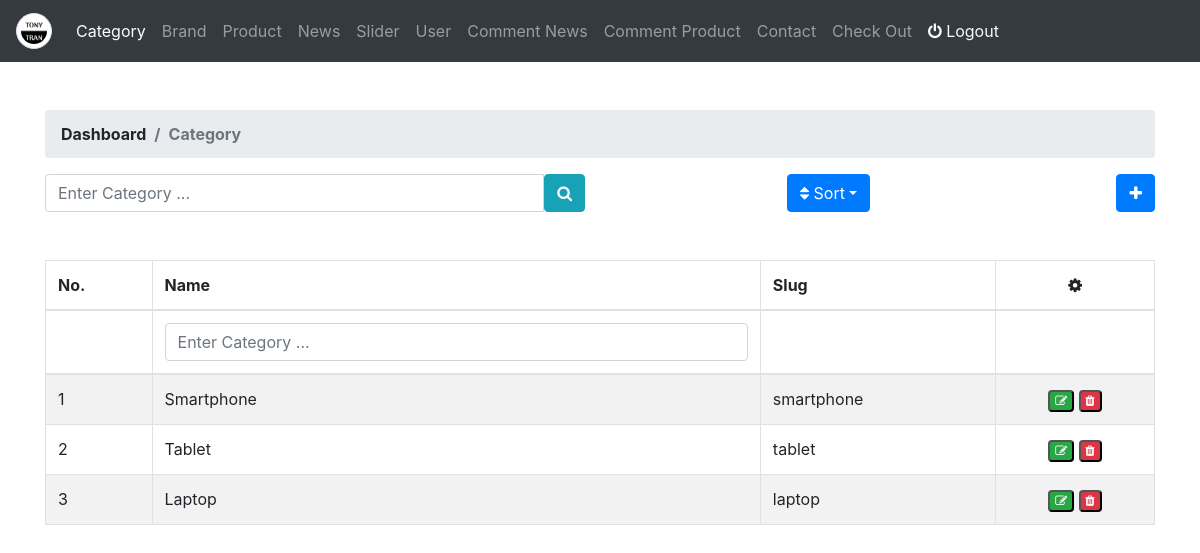
The app's page /admin/category/index (signed in) with its own data.
### tables this page shows
CREATE TABLE `categories` (
  `id` int(11) UNSIGNED NOT NULL,
  `name` varchar(255) NOT NULL,
  `slug` varchar(255) NOT NULL,
  `create_at` timestamp NOT NULL DEFAULT CURRENT_TIMESTAMP,
  `update_at` timestamp NULL DEFAULT NULL ON UPDATE CURRENT_TIMESTAMP
);

### controllers/CategoryController.php (called while the page is built, shortened)
<?php
class CategoryController
{
    private $category;
    public function __construct()
    {
        $this->category = new Category();
    }
    public function index()
    {
    	$category = $this->category->all();
    	require_once '../views/admin/header.php';
 		require_once '../views/admin/category/list.php';
 		require_once '../views/admin/footer.php';
    }
}
?>

### models/Connection.php (called while the page is built, shortened)
<?php
class Connection
{
	public function __construct()
	{
		$this->connect = $this->connect();
	}
	private function connect()
	{
		$servername = "localhost";
		$dbname = "ecommerce_php";
		$username = "root";
		$password = "";
		try {
			$connect = new PDO("mysql:host=$servername; dbname=$dbname", $username, $password);
			$connect->setAttribute(PDO::ATTR_ERRMODE, PDO::ERRMODE_EXCEPTION);
		} catch (Exception $e) {
			echo $e->getMessage();
		}
		return $connect;
	}
}
?>

### models/Model.php (called while the page is built, shortened)
<?php
require_once 'Connection.php';
class Model extends Connection
{
	protected $table;
	public function all()
	{
		$data = array();
		$query = "SELECT * FROM ".$this->table;
		$stmt = $this->connect->prepare($query);
		if($stmt->execute())
		{
			$result = $stmt->fetchAll();
			foreach ($result as $row) {
				$data[] = $row;
			}
			return $data;
		}
		return false;
	}
}
?>

### views/admin/category/list.php (the view, shortened to what this page needs)
<div class="container">
    <div class="row mt-5 font-weight-bolder">
        <div class="col-12">
            <nav aria-label="breadcrumb">
                <ol class="breadcrumb">
                    <li class="breadcrumb-item">Dashboard</li>
                    <li class="breadcrumb-item active" aria-current="page">Category</li>
                </ol>
            </nav>
        </div>
    </div>
    <div class="row mt-6">
        <div class="col-6">
            <div class="input-group">
                <input type="text" id="search" class="form-control" placeholder="Enter Category ...">
                <span class="input-group-btn">
                    <button class="btn btn-info" id="btn_search"><span><i class="fa fa-search"></i></span></button>
                </span>
            </div>
        </div>
        <div class="col-3 text-right">
            <button class="btn btn-primary dropdown-toggle" id="dropdownSort" data-toggle="dropdown" aria-haspopup="true" aria-expanded="true"><span><i class="fa fa-sort"></i></span>  Sort</button>
        </div>
        <div class="col-3 text-right">
            <a href="admin/category/create"><button class="btn btn-primary"><span><i class="fa fa-plus"></i></span></button></a>
        </div>
    </div>
    <div class="row mt-5">
        <div class="col-12">
             <table class="table table-striped table-bordered">
                <thead>
                    <tr>
                        <th>No.</th>
                        <th>Name</th>
                        <th>Slug</th>
                        <th class="text-center">
                            <span><i class="fa fa-cog"></i></span>
                        </th>
                    </tr>
                    <tr>
                        <th></th>
                        <th>
                            <input type="text" id="auto_search" class="form-control" placeholder="Enter Category ...">
                        </th>
                        <th></th>
                        <th></th>
                    </tr>
                </thead>
                <tbody>
                    <?php
                    if(count($category) > 0)
                        {
                        $index = 0;
                        foreach ($category as $cat) {
                            $index++;
                    ?>
                    <tr>
                        <td><?= $index ?></td>
                        <td><?= $cat['name'] ?></td>
                        <td><?= $cat['slug'] ?></td>
                        <td class="text-center">
                            <a href="admin/category/edit/<?= $cat['id'] ?>/<?= $cat['slug'] ?>"><button class="badge badge-success"><span><i class="fa fa-edit"></i></span></button></a>
                            <button class="badge badge-danger delete-category" data-id="<?= $cat['id'] ?>" data-toggle="modal" data-target="#delete"><span><i class="fa fa-trash"></i></span></button>
                        </td>
                    </tr>
                    <?php
                        }
                    }
                    else
                    {
                    ?>
                    <tr>
                        <td>Not Data</td>
                    </tr>
                    <?php
                    }
                    ?>
                </tbody>
            </table>
        </div>
    </div>
</div>

### records on screen
categories: name "Smartphone", slug "smartphone"
categories: name "Tablet", slug "tablet"
categories: name "Laptop", slug "laptop"
